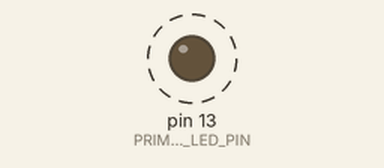
A sketch run on a simulated Arduino Uno, built with avr-gcc and run on an emulated ATmega328P. On the bench: output pins drawn as LEDs (lit = HIGH). Dashed ring = blinking.

Above: at 0.1 s.
Timing chart, 0 to 3.0 s (numbered marks = the images above):
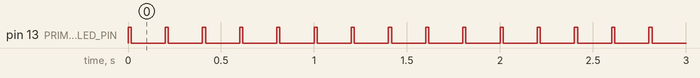

Measured:
- by itself, pin 13 (PRIMARY_LED_PIN): alternates HIGH for 0.02 s and LOW for 0.18 s

The sketch:

robot-servo-motor-tutorial.ino
```cpp
const int PRIMARY_LED_PIN = 13;

void setup() {
  pinMode(PRIMARY_LED_PIN, OUTPUT);
}

void loop() {

  digitalWrite(PRIMARY_LED_PIN, HIGH);
  delay(17);

  digitalWrite(PRIMARY_LED_PIN, LOW);
  delay(183);
}
```
